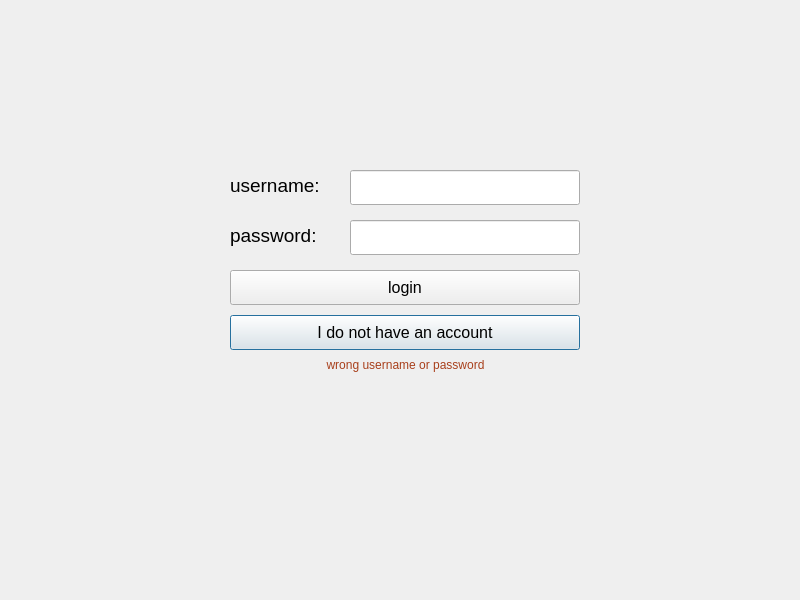
<?xml version="1.0" encoding="UTF-8"?>
<ui version="4.0">
 <class>loginWindow</class>
 <widget class="QDialog" name="loginWindow">
  <property name="geometry">
   <rect>
    <x>0</x>
    <y>0</y>
    <width>800</width>
    <height>600</height>
   </rect>
  </property>
  <property name="windowTitle">
   <string>Dialog</string>
  </property>
  <widget class="QLineEdit" name="usernameInput">
   <property name="geometry">
    <rect>
     <x>350</x>
     <y>170</y>
     <width>230</width>
     <height>35</height>
    </rect>
   </property>
  </widget>
  <widget class="QPushButton" name="registerPushButton">
   <property name="geometry">
    <rect>
     <x>230</x>
     <y>315</y>
     <width>350</width>
     <height>35</height>
    </rect>
   </property>
   <property name="font">
    <font>
     <pointsize>12</pointsize>
    </font>
   </property>
   <property name="text">
    <string>I do not have an account</string>
   </property>
  </widget>
  <widget class="QLabel" name="label_2">
   <property name="geometry">
    <rect>
     <x>230</x>
     <y>220</y>
     <width>111</width>
     <height>31</height>
    </rect>
   </property>
   <property name="font">
    <font>
     <pointsize>16</pointsize>
    </font>
   </property>
   <property name="text">
    <string>&lt;html&gt;&lt;head/&gt;&lt;body&gt;&lt;p&gt;&lt;span style=&quot; font-size:14pt;&quot;&gt;password:&lt;/span&gt;&lt;/p&gt;&lt;/body&gt;&lt;/html&gt;</string>
   </property>
  </widget>
  <widget class="QLabel" name="errorMessage">
   <property name="geometry">
    <rect>
     <x>230</x>
     <y>355</y>
     <width>351</width>
     <height>20</height>
    </rect>
   </property>
   <property name="text">
    <string>&lt;html&gt;&lt;head/&gt;&lt;body&gt;&lt;p align=&quot;center&quot;&gt;&lt;span style=&quot; color:#a83f1b;&quot;&gt;wrong username or password&lt;/span&gt;&lt;/p&gt;&lt;/body&gt;&lt;/html&gt;</string>
   </property>
  </widget>
  <widget class="QLineEdit" name="passwordInput">
   <property name="geometry">
    <rect>
     <x>350</x>
     <y>220</y>
     <width>230</width>
     <height>35</height>
    </rect>
   </property>
   <property name="echoMode">
    <enum>QLineEdit::Password</enum>
   </property>
  </widget>
  <widget class="QLabel" name="label">
   <property name="geometry">
    <rect>
     <x>230</x>
     <y>170</y>
     <width>111</width>
     <height>31</height>
    </rect>
   </property>
   <property name="font">
    <font>
     <pointsize>16</pointsize>
     <bold>false</bold>
    </font>
   </property>
   <property name="text">
    <string>&lt;html&gt;&lt;head/&gt;&lt;body&gt;&lt;p&gt;&lt;span style=&quot; font-size:14pt;&quot;&gt;username:&lt;/span&gt;&lt;/p&gt;&lt;/body&gt;&lt;/html&gt;</string>
   </property>
  </widget>
  <widget class="QPushButton" name="loginPushButton">
   <property name="geometry">
    <rect>
     <x>230</x>
     <y>270</y>
     <width>350</width>
     <height>35</height>
    </rect>
   </property>
   <property name="font">
    <font>
     <pointsize>12</pointsize>
    </font>
   </property>
   <property name="text">
    <string>login</string>
   </property>
  </widget>
 </widget>
 <resources/>
 <connections/>
</ui>
